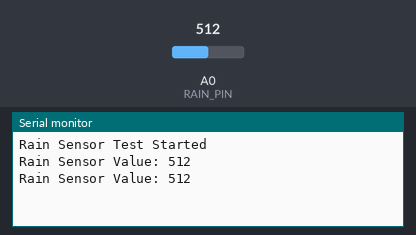
The sketch below on a simulated Arduino Uno, built with avr-gcc and run on an emulated ATmega328P. On the bench: the last lines printed to the serial monitor. Inputs (shaded band) come from the test bench; at power-on: A0 (RAIN_PIN) = 512.

Above: at 1.8 s.
1.9 s: A0 (RAIN_PIN) set to 716
At 2.8 s:
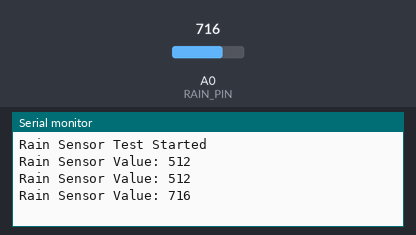
3.4 s: A0 (RAIN_PIN) set to 900
At 4.7 s:
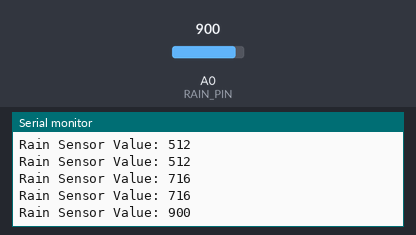
Timing chart, 0 to 6.4 s (numbered marks = the images above; inputs shaded):
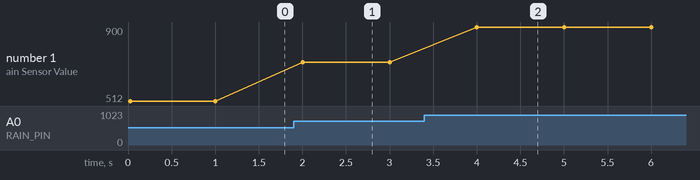

Measured:
- after the input at 1.9 s, the serial monitor: prints a new line after 0.10 s (image 1)
- after the input at 3.4 s, the serial monitor: prints a new line after 0.60 s (image 2)
- plotted number 1: 512 → 716 after the input at 1.9 s, 716 → 900 after the input at 3.4 s

The sketch:

Rainsensor.ino
```cpp
#define RAIN_PIN A0

void setup() {
  Serial.begin(9600);
  Serial.println("Rain Sensor Test Started");
}

void loop() {
  int rainValue = analogRead(RAIN_PIN);

  Serial.print("Rain Sensor Value: ");
  Serial.println(rainValue);

  delay(1000);
}
```
